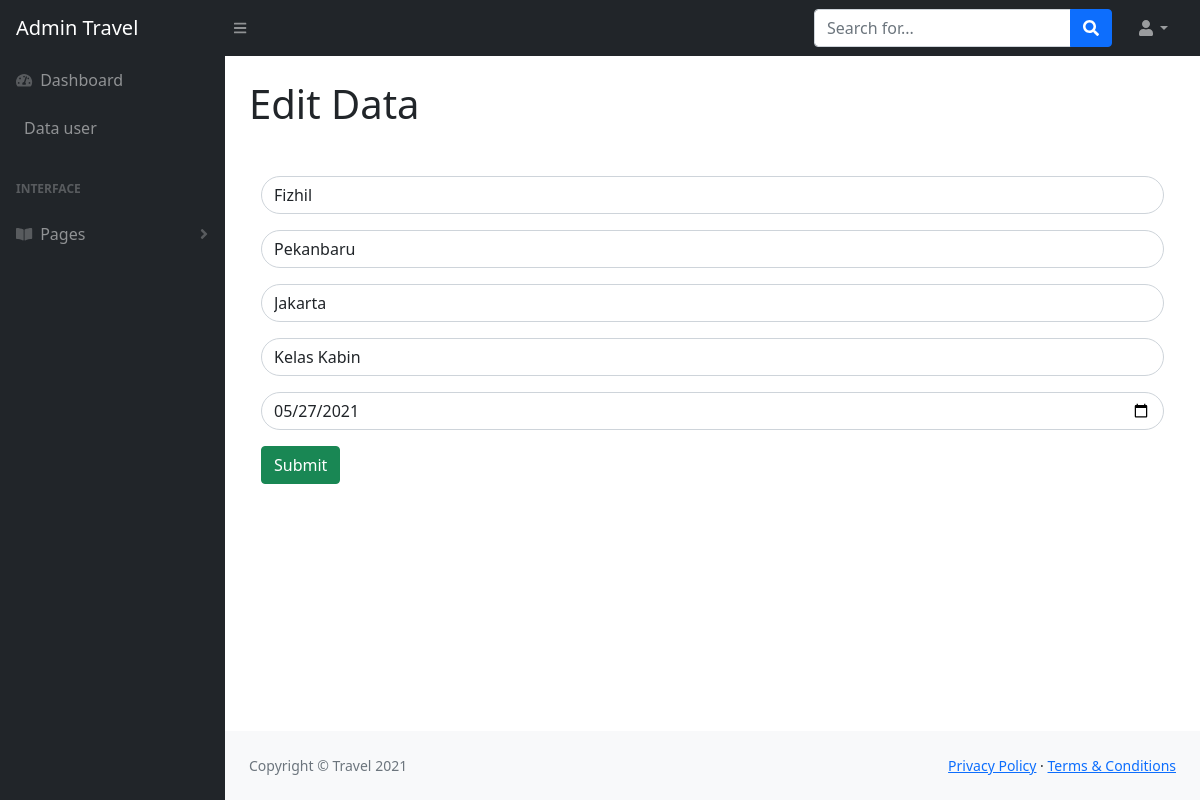
The app's page /view/editadm.php?id=1 with its own data.
### tables this page shows
CREATE TABLE `booking` (
  `id` int(100) NOT NULL,
  `nama` varchar(50) NOT NULL,
  `asal` varchar(50) NOT NULL,
  `tujuan` varchar(50) NOT NULL,
  `tanggal` date NOT NULL,
  `kelas` varchar(50) NOT NULL
);

### model/database.php (called while the page is built, shortened)
<?php
	class database {
		var $host = "localhost";
		var $uname = "root";
		var $pass = "";
		var $db = "travel";
		var $con ;
		function __construct (){
			$this->con=mysqli_connect($this->host, $this->uname, $this->pass, $this->db);
			mysqli_select_db($this->con, $this->db);
		}
		function edit($id){
			$data = mysqli_query($this->con, "select * from booking where id='$id'");
			while($d = mysqli_fetch_array($data)){
				$hasil[] = $d;
			}
			return $hasil;
		}
	}
?>

### view/editadm.php (the view, shortened to what this page needs)
<!DOCTYPE html>
<html lang="en">
<head>
    <link href="https://cdn.jsdelivr.net/npm/simple-datatables@latest/dist/style.css" rel="stylesheet" />
    <link href="css/styles.css" rel="stylesheet" />
</head>
<body class="sb-nav-fixed">
    <nav class="sb-topnav navbar navbar-expand navbar-dark bg-dark">
        <a class="navbar-brand ps-3" href="admin.php">Admin Travel</a>
        <button class="btn btn-link btn-sm order-1 order-lg-0 me-4 me-lg-0" id="sidebarToggle" href="#!"><i
                class="fas fa-bars"></i></button>
        <form class="d-none d-md-inline-block form-inline ms-auto me-0 me-md-3 my-2 my-md-0">
            <div class="input-group">
                <input class="form-control" type="text" placeholder="Search for..." aria-label="Search for..."
                    aria-describedby="btnNavbarSearch" />
                <button class="btn btn-primary" id="btnNavbarSearch" type="button"><i
                        class="fas fa-search"></i></button>
            </div>
        </form>
        <ul class="navbar-nav ms-auto ms-md-0 me-3 me-lg-4">
            <li class="nav-item dropdown">
                <a class="nav-link dropdown-toggle" id="navbarDropdown" href="#" role="button" data-bs-toggle="dropdown"
                    aria-expanded="false"><i class="fas fa-user fa-fw"></i></a>
            </li>
        </ul>
    </nav>
    <div id="layoutSidenav">
        <div id="layoutSidenav_nav">
            <nav class="sb-sidenav accordion sb-sidenav-dark" id="sidenavAccordion">
                <div class="sb-sidenav-menu">
                    <div class="nav">
                        <a class="nav-link" href="admin.php">
                            <div class="sb-nav-link-icon"><i class="fas fa-tachometer-alt"></i></div>
                            Dashboard
                        </a>
                        <a class="nav-link" href="user.php">
                            Data user
                        </a>
                        <div class="sb-sidenav-menu-heading">Interface</div>
                        <a class="nav-link collapsed" href="#" data-bs-toggle="collapse" data-bs-target="#collapsePages"
                            aria-expanded="false" aria-controls="collapsePages">
                            <div class="sb-nav-link-icon"><i class="fas fa-book-open"></i></div>
                            Pages
                            <div class="sb-sidenav-collapse-arrow"><i class="fas fa-angle-down"></i></div>
                        </a>
                    </div>
                </div>
            </nav>
        </div>
        <div id="layoutSidenav_content">
            <main>
                <div class="container-fluid px-4">
                    <h1 class="mt-4">Edit Data</h1>
                    <div class="container-fluid">
                        <div class="row">
                            <div class="col-md-12 navbar">
                            </div>
                            <?php
  include '../model/database.php';
  $db = new database();
  ?>
                            <div class="container ">
                                <div>
                                    <?php foreach($db->edit($_GET['id']) as $d){} ?>
                                    <form action="../controller/proses.php?aksi=edit" method="post">
                                        <input type="text" name="nama" placeholder="Nama "
                                            class="form-control rounded-pill" value="<?php echo $d['nama']?>">
                                        <input type="text" name="asal" placeholder="Asal"
                                            class="form-control rounded-pill mt-3" value="<?php echo $d['asal']?>">
                                        <input type="text" name="tujuan" placeholder="Tujuan"
                                            class="form-control rounded-pill mt-3" value="<?php echo $d['tujuan']?>">
                                        <select type="text" name="kelas" placeholder="Kelas Kabin"
                                            class="form-control rounded-pill mt-3" value="<?php echo $d['kelas']?>">
                                            <option value="Kelas">Kelas Kabin</option>
                                        </select>
                                        <div>
                                        <input type="date" name="tanggal" placeholder="Tanggal"
                                            class="form-control rounded-pill mt-3" value="<?php echo $d['tanggal']?>">
                                            <button class="btn btn-success mt-3 baris2">Submit</button>
                                        </div>
                                    </form>
                                </div>
                            </div>
            </main>
            <footer class="py-4 bg-light mt-auto">
                <div class="container-fluid px-4">
                    <div class="d-flex align-items-center justify-content-between small">
                        <div class="text-muted">Copyright &copy; Travel 2021</div>
                        <div>
                            <a href="#">Privacy Policy</a>
                            &middot;
                            <a href="#">Terms &amp; Conditions</a>
                        </div>
                    </div>
                </div>
            </footer>
        </div>
    </div>
</body>
</html>

### records on screen
booking: nama "Fizhil", asal "Pekanbaru", tujuan "Jakarta", kelas "Kelas Kabin", tanggal "05/27/2021"
